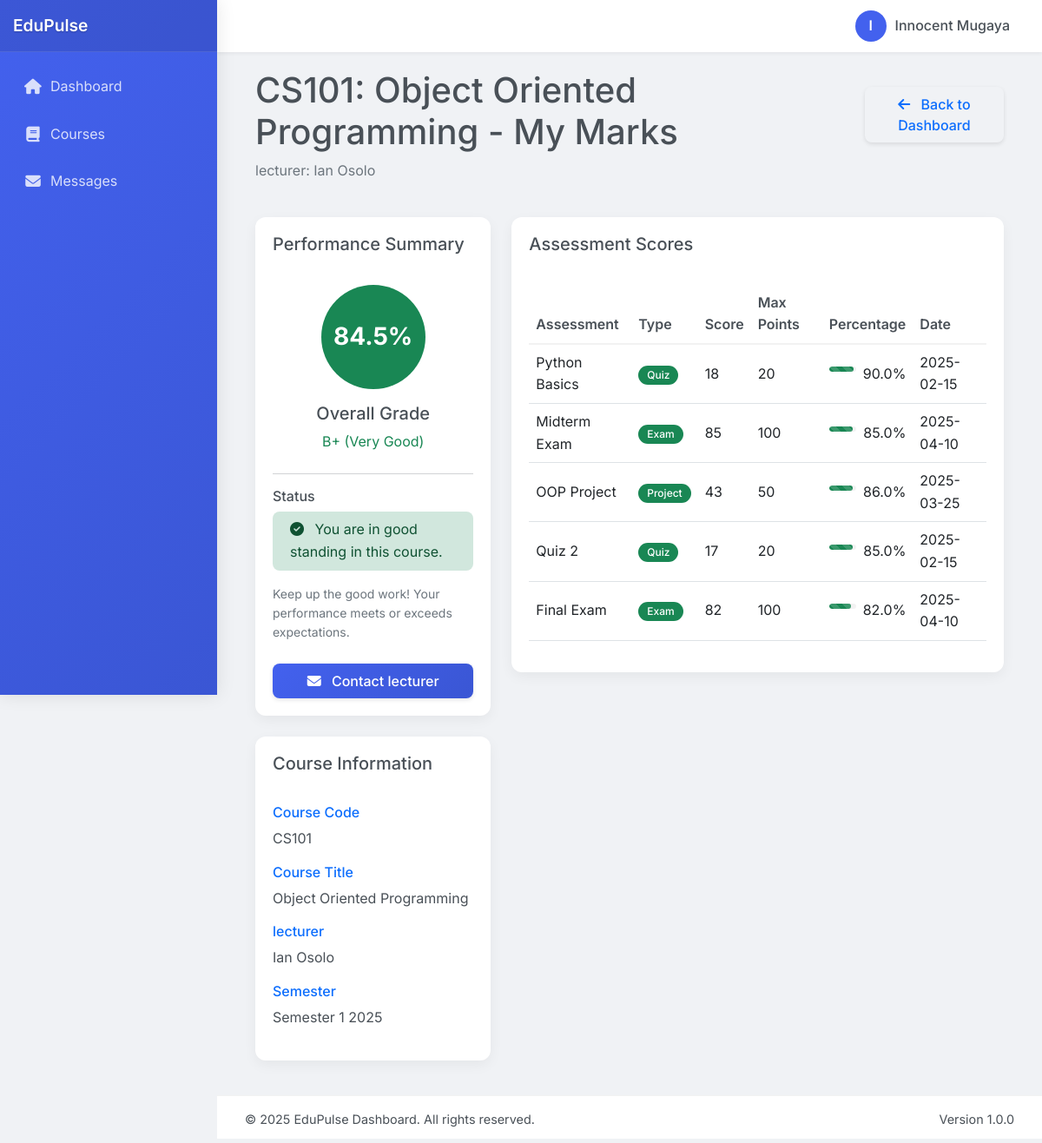
/student/marks/1 (signed in), run on the app's committed database.
### tables this page shows
CREATE TABLE "courses" (
            id INTEGER PRIMARY KEY AUTOINCREMENT,
            course_code TEXT UNIQUE NOT NULL,
            title TEXT NOT NULL,
            lecturer_id INTEGER,
            semester TEXT,
            year INTEGER,
            FOREIGN KEY (lecturer_id) REFERENCES lecturers (id)
        );

CREATE TABLE lecturers (
            id INTEGER PRIMARY KEY AUTOINCREMENT,
            name TEXT NOT NULL,
            email TEXT UNIQUE NOT NULL,
            department TEXT
        , specialization TEXT);

### app.py (the view, shortened to what this page needs)
@app.route('/student/marks/<int:course_id>')
def student_marks(course_id):
    if 'user_id' not in session or session['user_type'] != 'student':
        return redirect(url_for('login'))
    student_id = session['user_id']
    conn = get_db_connection()
    course = conn.execute('''
        SELECT c.*, l.name as lecturer_name, l.id as lecturer_id
        FROM courses c
        JOIN lecturers l ON c.lecturer_id = l.id
        WHERE c.id = ?
    ''', (course_id,)).fetchone()
    if not course:
        hardcoded_courses = {
            1: {'id': 1, 'course_code': 'CS101', 'title': 'Object Oriented Programming',
                'lecturer_name': 'Ian Osolo', 'lecturer_id': 1, 'semester': 'Semester 1', 'year': 2025},
            2: {'id': 2, 'course_code': 'CS201', 'title': 'Research Methods and Publications',
                'lecturer_name': 'Dr. Innocent Ndibatya', 'lecturer_id': 2, 'semester': 'Semester 1', 'year': 2025},
            3: {'id': 3, 'course_code': 'DS301', 'title': 'Data Science Life Cycle',
                'lecturer_name': 'Dr. Daphine Nyachaki', 'lecturer_id': 3, 'semester': 'Semester 1', 'year': 2025},
            4: {'id': 4, 'course_code': 'CS404', 'title': 'Advanced Christian Ethics',
                'lecturer_name': 'Rev. Henry Majwala', 'lecturer_id': 4, 'semester': 'Semester 1', 'year': 2025}
        }
        course = hardcoded_courses.get(course_id, hardcoded_courses[1])
    else:
        course = dict(course)
    assessments = conn.execute('''
        SELECT a.id, a.name, a.type, a.max_points, m.score
        FROM assessments a
        LEFT JOIN marks m ON a.id = m.assessment_id
        WHERE a.course_id = ? AND m.student_id = ?
        ORDER BY a.id
    ''', (course_id, student_id)).fetchall()
    assessments = [dict(assessment) for assessment in assessments]
    if not assessments or all(assessment.get('score') is None for assessment in assessments):
        course_code = course.get('course_code', 'CS101')
        if "CS101" in course_code:
            assessments = [
                {'id': 1, 'name': 'Python Basics', 'type': 'Quiz', 'max_points': 20, 'score': 18},
                {'id': 2, 'name': 'Midterm Exam', 'type': 'Exam', 'max_points': 100, 'score': 85},
                {'id': 3, 'name': 'OOP Project', 'type': 'Project', 'max_points': 50, 'score': 43},
                {'id': 4, 'name': 'Quiz 2', 'type': 'Quiz', 'max_points': 20, 'score': 17},
                {'id': 5, 'name': 'Final Exam', 'type': 'Exam', 'max_points': 100, 'score': 82}
            ]
    total_score = 0
    total_max = 0
    for assessment in assessments:
        if assessment['score'] is not None:
            total_score += assessment['score']
            total_max += assessment['max_points']
        else:
            assessment['score'] = int(assessment['max_points'] * 0.8)
            total_score += assessment['score']
            total_max += assessment['max_points']
    overall_percentage = (total_score / total_max * 100) if total_max > 0 else 0
    attendance_records = conn.execute('''
        SELECT date, status
        FROM attendance
        WHERE course_id = ? AND student_id = ?
    ''', (course_id, student_id)).fetchall()
    attendance_rate = 0
    if attendance_records:
        present_count = sum(1 for record in attendance_records if record['status'] == 'present')
        attendance_rate = (present_count / len(attendance_records)) * 100
    conn.close()
    average_percentage = round(overall_percentage, 1)
    at_risk = average_percentage < 60
    user_name = session.get('name', 'Student')
    for assessment in assessments:
        if assessment['score'] is not None and assessment['max_points'] > 0:
            assessment['percentage'] = (assessment['score'] / assessment['max_points']) * 100
        else:
            assessment['score'] = 0
            assessment['percentage'] = 0
        if assessment['type'].lower() == 'quiz':
            assessment['submission_date'] = '2025-02-15'
        elif assessment['type'].lower() == 'assignment':
            assessment['submission_date'] = '2025-03-01'
        elif assessment['type'].lower() == 'exam':
            assessment['submission_date'] = '2025-04-10'
        elif assessment['type'].lower() == 'project':
            assessment['submission_date'] = '2025-03-25'
        else:
            assessment['submission_date'] = '2025-02-28'
    return render_template('student_marks.html',
                           course=course,
                           assessments=assessments,
                           average_percentage=average_percentage,
                           attendance=attendance_records,
                           attendance_rate=round(attendance_rate, 1),
                           at_risk=at_risk,
                           user_name=user_name)

### app.py (called while the page is built)
def get_db_connection():
    conn = sqlite3.connect('database/edupulse.db')
    conn.row_factory = sqlite3.Row
    return conn

### templates/student_marks.html (shortened to what this page needs)
{% extends 'base.html' %}
{% block content %}
<div class="container-fluid">
    <div class="row mb-4">
        <div class="col-12">
            <div class="d-flex justify-content-between align-items-center">
                <h1 class="page-title">{{ course.course_code }}: {{ course.title }} - My Marks</h1>
                <a href="{{ url_for('student_dashboard') }}" class="btn btn-outline-primary">
                    <i class="fas fa-arrow-left me-2"></i> Back to Dashboard
                </a>
            </div>
            <p class="text-muted">lecturer: {{ course.lecturer_name }}</p>
        </div>
    </div>
    <div class="row">
        <div class="col-md-4">
            <div class="card gradient-card mb-4">
                <div class="card-header gradient-header">
                    <h5 class="card-title mb-0">Performance Summary</h5>
                </div>
                <div class="card-body">
                    <div class="text-center mb-4">
                        <div class="performance-circle mx-auto mb-3 {{ 'bg-danger' if average_percentage < 60 else 'bg-warning' if average_percentage < 75 else 'bg-success' }}">
                            <span class="performance-value">{{ "%.1f"|format(average_percentage) }}%</span>
                        </div>
                        <h5>Overall Grade</h5>
                        <p class="text-{{ 'danger' if average_percentage < 60 else 'warning' if average_percentage < 75 else 'success' }}">
                            {% if average_percentage >= 90 %}A (Excellent)
                            {% elif average_percentage >= 80 %}B+ (Very Good)
                            {% elif average_percentage >= 70 %}B (Good)
                            {% elif average_percentage >= 60 %}C (Satisfactory)
                            {% else %}D (Needs Improvement)
                            {% endif %}
                        </p>
                    </div>
                    <hr>
                    <div class="mb-3">
                        <h6 class="mb-2">Status</h6>
                        {% if at_risk %}
                        <div class="alert alert-danger py-2">
                            <i class="fas fa-exclamation-triangle me-2"></i> You are currently at risk in this course.
                        </div>
                        <p class="small text-muted">Your current performance is below the required threshold. Please contact your lecturer for support.</p>
                        {% else %}
                        <div class="alert alert-success py-2">
                            <i class="fas fa-check-circle me-2"></i> You are in good standing in this course.
                        </div>
                        <p class="small text-muted">Keep up the good work! Your performance meets or exceeds expectations.</p>
                        {% endif %}
                    </div>
                    <div class="d-grid gap-2 mt-4">
                        <button class="btn btn-primary" data-bs-toggle="modal" data-bs-target="#contactModal">
                            <i class="fas fa-envelope me-2"></i> Contact lecturer
                        </button>
                    </div>
                </div>
            </div>
            <div class="card gradient-card">
                <div class="card-header gradient-header">
                    <h5 class="card-title mb-0">Course Information</h5>
                </div>
                <div class="card-body">
                    <div class="mb-3">
                        <h6 class="text-primary">Course Code</h6>
                        <p>{{ course.course_code }}</p>
                    </div>
                    <div class="mb-3">
                        <h6 class="text-primary">Course Title</h6>
                        <p>{{ course.title }}</p>
                    </div>
                    <div class="mb-3">
                        <h6 class="text-primary">lecturer</h6>
                        <p>{{ course.lecturer_name }}</p>
                    </div>
                    <div class="mb-3">
                        <h6 class="text-primary">Semester</h6>
                        <p>{{ course.semester }} {{ course.year }}</p>
                    </div>
                </div>
            </div>
        </div>
        <div class="col-md-8">
            <div class="card gradient-card">
                <div class="card-header gradient-header">
                    <h5 class="card-title mb-0">Assessment Scores</h5>
                </div>
                <div class="card-body">
                    {% if assessments %}
                    <div class="table-responsive">
                        <table class="table table-hover">
                            <thead>
                                <tr>
                                    <th>Assessment</th>
                                    <th>Type</th>
                                    <th>Score</th>
                                    <th>Max Points</th>
                                    <th>Percentage</th>
                                    <th>Date</th>
                                </tr>
                            </thead>
                            <tbody>
                                {% for assessment in assessments %}
                                <tr>
                                    <td>{{ assessment.name }}</td>
                                    <td>
                                        <span class="badge bg-{{ 'primary' if assessment.type == 'quiz' else 'info' if assessment.type == 'assignment' else 'warning' if assessment.type == 'exam' else 'success' }}">
                                            {{ assessment.type|capitalize }}
                                        </span>
                                    </td>
                                    <td>{{ assessment.score }}</td>
                                    <td>{{ assessment.max_points }}</td>
                                    <td>
                                        <div class="d-flex align-items-center">
                                            <div class="progress flex-grow-1 me-2" style="height: 6px;">
                                                <div class="progress-bar bg-{{ 'danger' if assessment.percentage < 60 else 'warning' if assessment.percentage < 75 else 'success' }}"
                                                     role="progressbar"
                                                     style="width: {{ assessment.percentage }}%;"
                                                     aria-valuenow="{{ assessment.percentage }}"
                                                     aria-valuemin="0"
                                                     aria-valuemax="100"></div>
                                            </div>
                                            <span>{{ "%.1f"|format(assessment.percentage) }}%</span>
                                        </div>
                                    </td>
                                    <td>{{ assessment.submission_date }}</td>
                                </tr>
                                {% endfor %}
                            </tbody>
                        </table>
                    </div>
                    {% else %}
                    <div class="alert alert-info">
                        <i class="fas fa-info-circle me-2"></i> No assessment data available for this course.
                    </div>
                    {% endif %}
                </div>
            </div>
        </div>
    </div>
</div>
{% endblock %}

### static/css/style.css (style rules this page uses)
:root { --primary: #4361ee; --primary-dark: #3a56d4; --primary-light: #eef2ff; --secondary: #10b981; --secondary-dark: #059669; --secondary-light: #ecfdf5; --accent: #f43f5e; --accent-light: #fff1f2; --purple: #8b5cf6; --purple-dark: #7c3aed; --purple-light: #f5f3ff; --orange: #f97316; --orange-dark: #ea580c; --orange-light: #fff7ed; --light: #f8f9fa; --dark: #212529; --text: #495057; --text-light: #6c757d; --background: #f0f2f5; --card-bg: #ffffff; --success: #10b981; --warning: #f59e0b; --danger: #ef4444; --info: #3b82f6; --sidebar-width: 250px; --sidebar-collapsed: 70px; --header-height: 60px; --footer-height: 50px; --student-color: #4361ee; --lecturer-color: #8b5cf6; --admin-color: #10b981; --primary-gradient: linear-gradient(135deg, #4361ee 0%, #3a56d4 100%); --secondary-gradient: linear-gradient(135deg, #10b981 0%, #059669 100%); --purple-gradient: linear-gradient(135deg, #8b5cf6 0%, #7c3aed 100%); --orange-gradient: linear-gradient(135deg, #f97316 0%, #ea580c 100%); }
* { margin: 0; padding: 0; box-sizing: border-box; }
body { font-family: 'Inter', 'Segoe UI', Arial, sans-serif; background-color: var(--background); color: var(--text); line-height: 1.6; font-size: 16px; overflow-x: hidden; }
a { color: var(--primary); text-decoration: none; }
.card { border-radius: 12px; box-shadow: 0 5px 15px rgba(0, 0, 0, 0.05); border: none; border-top: 4px solid transparent; transition: all 0.3s; margin-bottom: 20px; overflow: hidden; }
.card-header { padding: 15px 20px; background-color: var(--card-bg); border-bottom: 1px solid rgba(0, 0, 0, 0.05); }
.card-body { padding: 20px; }
.progress { height: 8px; margin-bottom: 10px; border-radius: 4px; background-color: rgba(0, 0, 0, 0.05); overflow: hidden; }
.progress-bar { border-radius: 4px; background-size: 15px 15px; background-image: linear-gradient( 45deg, rgba(255, 255, 255, 0.15) 25%, transparent 25%, transparent 50%, rgba(255, 255, 255, 0.15) 50%, rgba(255, 255, 255, 0.15) 75%, transparent 75%, transparent ); animation: progress-bar-stripes 1s linear infinite; }
.badge { padding: 5px 10px; border-radius: 30px; font-weight: 500; }
.table { border-collapse: separate; border-spacing: 0; }
.table th { font-weight: 600; color: var(--text); border-bottom: 2px solid rgba(0, 0, 0, 0.05); }
.table td { vertical-align: middle; }
.btn { border-radius: 8px; padding: 8px 16px; font-weight: 500; transition: all 0.3s; border: none; box-shadow: 0 2px 5px rgba(0, 0, 0, 0.1); }
.btn-primary { background: var(--primary-gradient); color: white; }
.alert { border: none; border-radius: 8px; padding: 15px 20px; }
.card-header { background-color: rgba(var(--primary-rgb), 0.05); border-bottom: 1px solid rgba(var(--primary-rgb), 0.1); }
.table-responsive { overflow-x: auto; -webkit-overflow-scrolling: touch; }
.profile-card, .card { animation: fadeIn 0.5s ease forwards; }

### templates/student_marks.html (style rules this page uses)
.performance-circle { width: 120px; height: 120px; border-radius: 50%; display: flex; justify-content: center; align-items: center; color: white; }
.performance-value { font-size: 28px; font-weight: bold; }

### data on the page
courses: course_code "CS101", title "Object Oriented Programming", semester "Semester 1", year "2025"
lecturers: lecturer_name "Ian Osolo"

### other printed values
{{ session.get('name', 'User')[0] | upper }} "I"
{{ session.get('name', 'User') }} "Innocent Mugaya"
{{ "%.1f"|format(average_percentage) }} "84.5"
{{ assessment.name }} "Python Basics" "Midterm Exam" "OOP Project" "Quiz 2" "Final Exam"
{{ assessment.type|capitalize }} "Quiz" "Exam" "Project" "Quiz" "Exam"
{{ assessment.score }} "18" "85" "43" "17" "82"
{{ assessment.max_points }} "20" "100" "50" "20" "100"
{{ "%.1f"|format(assessment.percentage) }} "90.0" "85.0" "86.0" "85.0" "82.0"
{{ assessment.submission_date }} "2025-02-15" "2025-04-10" "2025-03-25" "2025-02-15" "2025-04-10"
